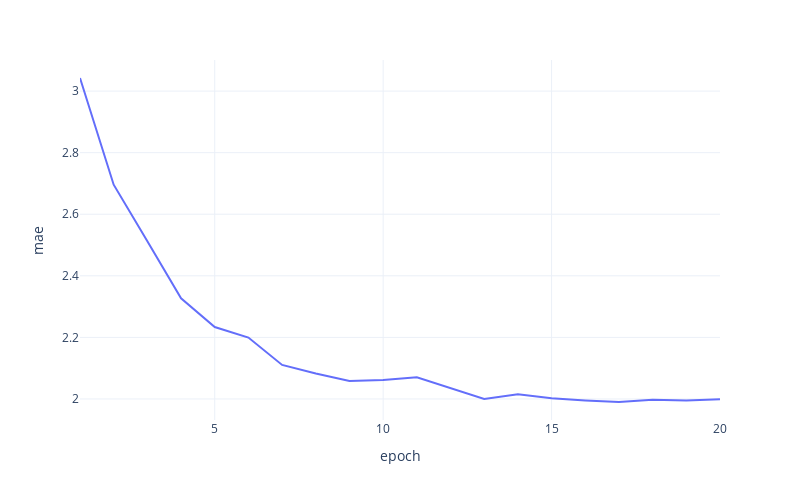

Notebook cell for this chart:
### Code cell
px.line(data, 
        x=data.index, 
        y="mae",
        height=500,
        width=800,
        template="plotly_white")

### Figure 1 — Plotly figure (JSON) as saved in the notebook; plotly's stock layout.template omitted (floating-point values rounded to 4 significant figures)
{"data": [{"hovertemplate": "epoch=%{x}<br>mae=%{y}<extra></extra>", "legendgroup": "", "line": {"color": "#636efa", "dash": "solid"}, "marker": {"symbol": "circle"}, "mode": "lines", "name": "", "orientation": "v", "showlegend": false, "type": "scatter", "x": [1, 2, 3, 4, 5, 6, 7, 8, 9, 10, 11, 12, 13, 14, 15, 16, 17, 18, 19, 20], "xaxis": "x", "y": [3.043, 2.696, 2.513, 2.327, 2.234, 2.2, 2.11, 2.083, 2.058, 2.062, 2.071, 2.036, 2.0, 2.015, 2.003, 1.995, 1.99, 1.997, 1.995, 1.999], "yaxis": "y"}], "layout": {"height": 500, "legend": {"tracegroupgap": 0}, "margin": {"t": 60}, "width": 800, "xaxis": {"anchor": "y", "domain": [0, 1], "title": {"text": "epoch"}}, "yaxis": {"anchor": "x", "domain": [0, 1], "title": {"text": "mae"}}}}
